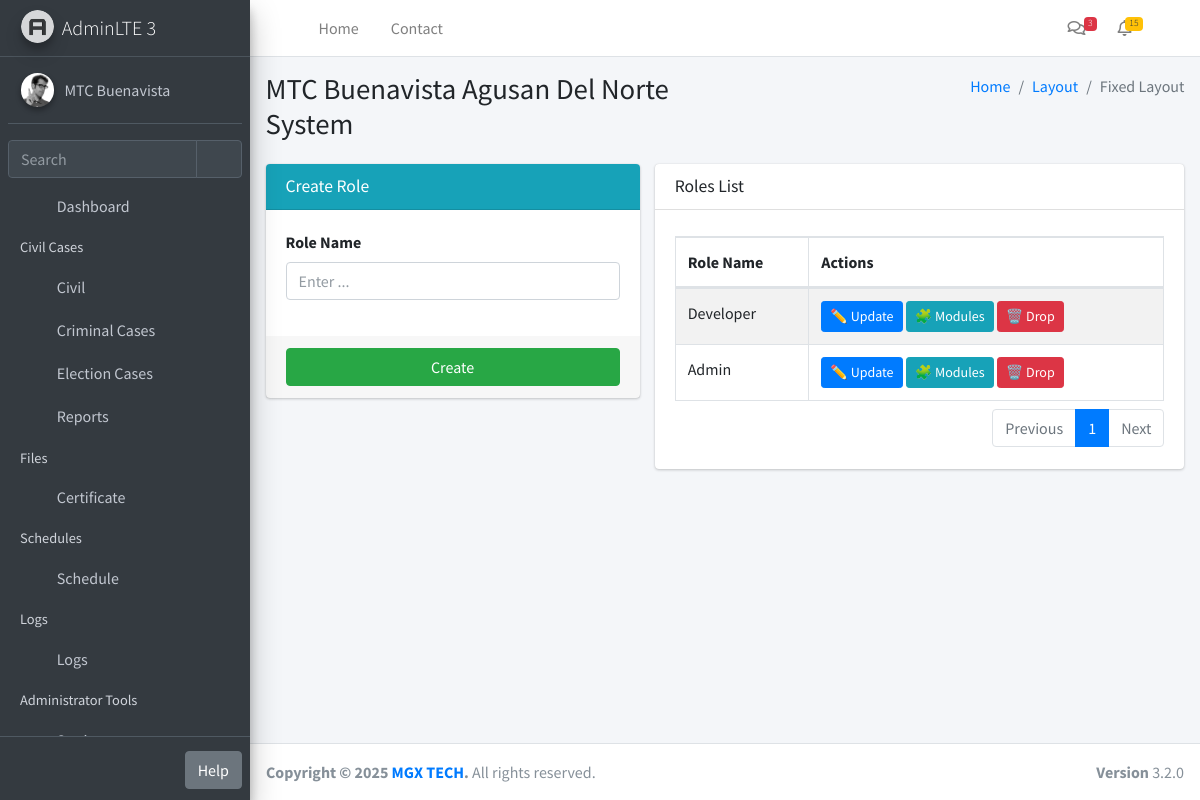
Screenshot of /roles/ (signed in) with the database file from the repository.
### app/models.py (models this page shows)
class Module(db.Model):
    __tablename__ = 'modules'
    id = db.Column(db.Integer, primary_key=True)
    name = db.Column(db.String(255), nullable=False)
    icon = db.Column(db.String(255), nullable=False)
    description = db.Column(db.Text, nullable=True)
    url = db.Column(db.String(255), nullable=True)
    created_at = db.Column(db.DateTime, default=datetime.utcnow)
    updated_at = db.Column(db.DateTime, default=datetime.utcnow, onupdate=datetime.utcnow)

class Role(db.Model):
    __tablename__ = 'roles'
    id = db.Column(db.Integer, primary_key=True)
    role_name = db.Column(db.String(255), nullable=False)
    modules = db.Column(db.JSON, nullable=False)
    created_at = db.Column(db.DateTime, default=datetime.utcnow)
    updated_at = db.Column(db.DateTime, default=datetime.utcnow, onupdate=datetime.utcnow)
    users = db.relationship('User', backref='role', lazy=True)

### app/routes/roles.py (the view)
@roles_bp.route('/')
@login_required
@require_module(1)
def roles():
    roles = Role.query.all()
    modules = Module.query.all()
    module_lookup = {m.id: m.name for m in modules}
    return render_template('roles/index.html', roles=roles, modules=modules, module_lookup=module_lookup)

### app/__init__.py (called while the page is built)
def create_app():
    app = Flask(__name__)
    app.config.from_object(Config)
    db.init_app(app)
    login_manager.init_app(app)
    login_manager.login_view = 'auth.login'
    from app.models import User, Setting, Module
    @login_manager.user_loader
    def load_user(user_id):
        return User.query.get(int(user_id))
    @app.context_processor
    def inject_globals():
        modules = Module.query.all()
        user_modules = []
        if current_user.is_authenticated and current_user.role:
            user_modules = current_user.role.modules
        settings = {s.function_desc: s.function for s in Setting.query.all()}
        return dict(modules=modules, user_modules=user_modules, settings=settings)
    from app.routes import blueprints
    for bp in blueprints:
        app.register_blueprint(bp)
    with app.app_context():
        db.create_all()
    return app

### app/templates/roles/index.html (shortened to what this page needs)
{% extends "layouts/layout1.html" %}
{% block content %}
<section class="col-lg-5 connectedSortable">
  <div class="card card-info">
    <div class="card-header">
      <h3 class="card-title">Create Role</h3>
    </div>
    <form class="form-horizontal" method="POST" action="{{ url_for('roles.roles_create') }}">
      <div class="card-body">
        <div class="form-group">
          <label>Role Name</label>
          <input type="text" class="form-control" placeholder="Enter ..." name="role_name" required>
        </div>
      </div>
      <div class="card-footer">
        <button type="submit" class="btn btn-success btn-block">Create</button>
      </div>
    </form>
  </div>
</section>
<section class="col-lg-7 connectedSortable">
  <div class="card">
    <div class="card-header">
      <h3 class="card-title">Roles List</h3>
    </div>
    <div class="card-body">
      <table id="example2" class="table table-bordered table-striped">
        <thead>
          <tr>
            <th>Role Name</th>
            <th>Actions</th>
          </tr>
        </thead>
        <tbody>
          {% for role in roles %}
          <tr>
            <td>{{ role.role_name }}</td>
            <td>
              {% if current_user.is_authenticated and current_user.role.id == 1 and current_user.username == 'zear' %}
              <button class="btn btn-sm btn-primary" data-toggle="modal" data-target="#editRoleModal{{ role.id }}">✏️ Update</button>
              <button class="btn btn-sm btn-info" data-toggle="modal" data-target="#editModulesModal{{ role.id }}">🧩 Modules</button>
              <form action="{{ url_for('roles.roles_delete', role_id=role.id) }}" method="POST" style="display:inline;">
                <button type="submit" onclick="return confirm('Are you sure?')" class="btn btn-sm btn-danger">🗑️ Drop</button>
              </form>
              {% endif %}
            </td>
          </tr>
{% endfor %}
</tbody>
</table>
</div>
</div>
</section>
{% endblock %}

### app/templates/layouts/partials/navbar.html (shortened to what this page needs)
<nav class="mt-2">
  <ul class="nav nav-pills nav-sidebar flex-column nav-child-indent" data-widget="treeview" role="menu" data-accordion="false">
    <li class="nav-item">
      <a href="/dashboard" class="nav-link">
        <i class="nav-icon fas fa-tachometer-alt"></i>
        <p>Dashboard</p>
      </a>
    </li>
{% if user_modules %}
{% set civil_modules = [] %}
{% if civil_modules %}
  <li class="nav-header">Civil Cases</li>
  <li class="nav-item">
    <a href="#" class="nav-link">
      <i class="nav-icon fas fa-folder"></i>
      <p>
        Civil
        <i class="right fas fa-angle-left"></i>
      </p>
    </a>
  </li>
{% endif %}
  {% set standalone_modules = modules
    | selectattr('id', 'in', user_modules)
    | selectattr('id', 'in', [9,10,16])
    | list %}
  {% for m in standalone_modules %}
    <li class="nav-item">
      <a href="/{{ m.url }}" class="nav-link">
        <i class="nav-icon fa {{ m.icon }}"></i>
        <p>{{ m.name }}</p>
      </a>
    </li>
  {% endfor %}
{% endif %}
{% set cert_modules = modules
  | selectattr('id', 'in', user_modules)
  | selectattr('id', 'in', [5])
  | list %}
{% if cert_modules %}
  <li class="nav-header">Files</li>
  <li class="nav-item">
    <a href="#" class="nav-link">
      <i class="nav-icon fas fa-file-alt"></i>
      <p>
        Certificate
        <i class="right fas fa-angle-left"></i>
      </p>
    </a>
  </li>
{% endif %}
{% set sched_modules = modules
  | selectattr('id', 'in', user_modules)
  | selectattr('id', 'in', [11,12])
  | list %}
{% if sched_modules %}
  <li class="nav-header">Schedules</li>
  <li class="nav-item">
    <a href="#" class="nav-link">
      <i class="nav-icon fas fa-calendar-alt"></i>
      <p>
        Schedule
        <i class="right fas fa-angle-left"></i>
      </p>
    </a>
  </li>
{% endif %}
{% set logs_modules = modules
  | selectattr('id', 'in', user_modules)
  | selectattr('id', 'in', [13,14,15])
  | list %}
{% if logs_modules %}
  <li class="nav-header">Logs</li>
  <li class="nav-item">
    <a href="#" class="nav-link">
      <i class="nav-icon fas fa-clipboard-list"></i>
      <p>
        Logs
        <i class="right fas fa-angle-left"></i>
      </p>
    </a>
  </li>
{% endif %}
    {% if user_modules %}
      {% set admin_modules = modules
        | selectattr('id', 'in', user_modules)
        | selectattr('id', 'in', [1,2,3,4])
        | list %}
      {% if admin_modules %}
        <li class="nav-header">Administrator Tools</li>
        <li class="nav-item">
          <a href="#" class="nav-link">
            <i class="nav-icon fas fa-cogs"></i>
            <p>
              Setting
              <i class="right fas fa-angle-left"></i>
            </p>
          </a>
        </li>
      {% endif %}
    {% endif %}
  </ul>
</nav>

### rows the page displays
Module: name "Criminal Cases"
Module: name "Election Cases"
Module: name "Reports"
Role: role_name "Developer"
Role: role_name "Admin"
